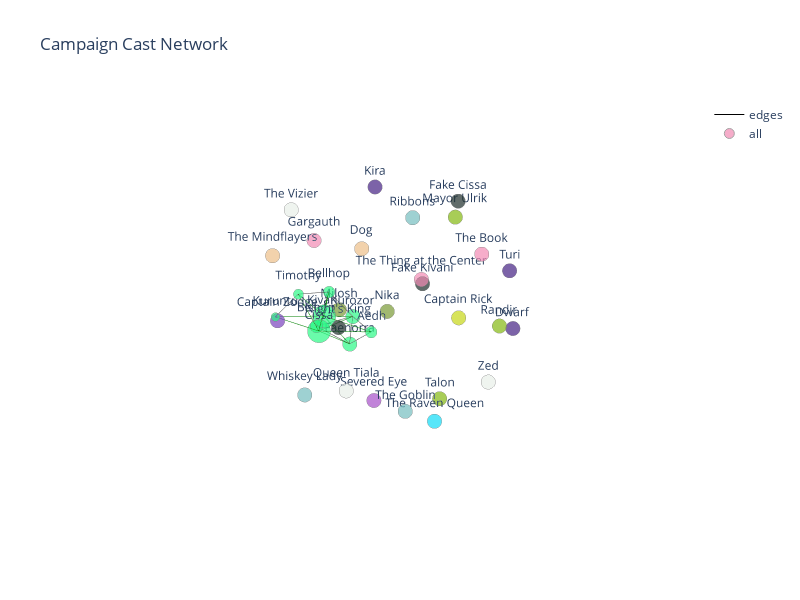

The notebook cell this image was saved under:
### Markdown cell above
### Configure layout and show plot

### Code cell
axis = dict(showbackground = False, 
            showline = False, 
            zeroline = False, 
            showgrid = False, 
            showticklabels = False, 
            showspikes = False,
            title = '')

layout = go.Layout(
    title = "Campaign Cast Network",
    plot_bgcolor='#696969',
    width = 800,
    height = 600,
    showlegend = True,
    scene = dict(
        xaxis = dict(axis),
        yaxis = dict(axis),
        zaxis = dict(axis)))

fig = go.Figure(data = [edge_trace, node_trace], 
                layout = layout)

fig.write_html("output/campaign-cast.html")                

iplot(fig, filename = 'campaign')

### Figure 1 — Plotly figure (JSON) as saved in the notebook; plotly's stock layout.template omitted (floating-point values rounded to 4 significant figures)
{"data": [{"hoverinfo": "text", "line": {"color": ["green", "green", "green", "green", "green", "green", "green", "green", "green", "green", "green", "green", "green", "green", "green", "green", "green", "green", "green", "green", "green", "green", "green", "green", "green", "green", "green", "green", "green", "green", "green", "green", "green", "green", "green", "green", "green", "green", "green", "green", "green", "green", "green", "green", "green"], "width": 1}, "mode": "lines", "name": "edges", "text": ["Friend", "Friend", "Friend", "Friend", "Friend", "Friend", "Friend", "Friend", "Friend", "Friend", "Friend", "Friend", "Friend", "Friend", "Friend", "Friend", "Friend", "Friend", "Friend", "Friend", "Friend", "Friend", "Friend", "Friend", "Friend", "Friend", "Friend", "Friend", "Friend", "Friend", "Friend", "Friend", "Friend", "Friend", "Friend", "Friend", "Friend", "Friend", "Friend", "Friend", "Friend", "Friend", "Friend", "Friend", "Friend"], "type": "scatter3d", "visible": true, "x": [0.3948, 0.2858, null, 0.3948, 0.6297, null, 0.3948, 0.4856, null, 0.3948, 0.2019, null, 0.3948, 0.256, null, 0.3948, 0.05732, null, 0.3948, 0.09122, null, 0.3948, 0.1424, null, 0.2858, 0.6297, null, 0.2858, 0.4856, null, 0.2858, 0.2019, null, 0.2858, 0.256, null, 0.2858, 0.05732, null, 0.2858, 0.09122, null, 0.2858, 0.1424, null, 0.6297, 0.4856, null, 0.4856, 0.2019, null, 0.2019, 0.256, null, 0.2019, 0.05732, null, 0.256, 0.1424, null, 0.256, 0.05732, null, 0.05732, 0.1424, null, 0.05732, 0.09122, null, 0.09122, 0.1424, null], "y": [-0.3246, -0.3837, null, -0.3246, -0.5744, null, -0.3246, -0.4201, null, -0.3246, -0.3969, null, -0.3246, -0.5497, null, -0.3246, -0.2799, null, -0.3246, -0.01439, null, -0.3246, -0.2404, null, -0.3837, -0.5744, null, -0.3837, -0.4201, null, -0.3837, -0.3969, null, -0.3837, -0.5497, null, -0.3837, -0.2799, null, -0.3837, -0.01439, null, -0.3837, -0.2404, null, -0.5744, -0.4201, null, -0.4201, -0.3969, null, -0.3969, -0.5497, null, -0.3969, -0.2799, null, -0.5497, -0.2404, null, -0.5497, -0.2799, null, -0.2799, -0.2404, null, -0.2799, -0.01439, null, -0.01439, -0.2404, null], "z": [-0.2086, -0.1412, null, -0.2086, -0.07173, null, -0.2086, 0.1547, null, -0.2086, 0.05483, null, -0.2086, -0.3523, null, -0.2086, -0.2105, null, -0.2086, -0.2157, null, -0.2086, -0.4432, null, -0.1412, -0.07173, null, -0.1412, 0.1547, null, -0.1412, 0.05483, null, -0.1412, -0.3523, null, -0.1412, -0.2105, null, -0.1412, -0.2157, null, -0.1412, -0.4432, null, -0.07173, 0.1547, null, 0.1547, 0.05483, null, 0.05483, -0.3523, null, 0.05483, -0.2105, null, -0.3523, -0.4432, null, -0.3523, -0.2105, null, -0.2105, -0.4432, null, -0.2105, -0.2157, null, -0.2157, -0.4432, null]}, {"customdata": [["a very evil book", "Unknown"], ["a tricky fellow", "Captain Rick"], ["superstar blind wizard", "Crew"], ["mellow yellow fellow", "Crew"], ["grumpy dwarf", "Crew"], ["doppelganger?", "Doppelgangers"], ["doppelganger?", "Doppelgangers"], [null, "Doppelgangers"], ["mercenary law enforcement", "Flaming Fist"], ["don't mess with him", "Hunters"], ["tinfoil conspiracy theorist", "Hunters"], ["aide to faenorra", "Last Port"], ["ambitiou king of the mayors", "Last Port"], ["a wise man", "Last Port"], ["adventuring bard", "Party"], ["magic initiate", "Party"], ["bored security", "Party"], ["rapier killer", "Party"], ["aspiring monster hunter", "Party"], ["playboy investigaror", "Party"], ["cleric on a mission", "Party"], ["paladin with a dark side", "Party"], ["princess with an attitude", "Party"], ["man? in need of a cure", "Severed Eyes"], ["barkeep and utter madman", "The Guild"], ["prettiest hag you've ever seen", "The Guild"], ["not a goblin", "The Guild"], ["brain eaters", "The Mindflayers"], ["such a cute \"dog\"", "The Mindflayers"], ["nevermore", "The Raven Queen"], ["it's hungry", "Unknown"], ["long suffering butler", "The Vizier"], ["he's in control", "The Vizier"], ["leader of the cannibal elves", "The Vizier"], ["Archdevil formerly trapped in a shielf. Former patron of Kivani", "Unknown"]], "hoverinfo": "text", "hovertemplate": "%{text}<br><i>%{customdata[0]}</i><br><b>Affiliation</b>: %{customdata[1]}<br>", "line": {"color": "rgb(125,125,125)", "width": 0.5}, "marker": {"color": ["#F289B3", "#C5D714", "#442082", "#442082", "#442082", "#1C2E2B", "#1C2E2B", "#1C2E2B", "#7942BD", "#789B34", "#789B34", "#82B70E", "#82B70E", "#82B70E", "#29F885", "#29F885", "#29F885", "#29F885", "#29F885", "#29F885", "#29F885", "#29F885", "#29F885", "#A54DCA", "#74BDC0", "#74BDC0", "#74BDC0", "#EDBF88", "#EDBF88", "#10DBF7", "#F289B3", "#E7EEE7", "#E7EEE7", "#E7EEE7", "#F289B3"], "size": [10, 10, 10, 10, 10, 10, 10, 10, 10, 10, 10, 10, 10, 10, 16, 16, 6, 7, 8, 9, 10, 8, 10, 10, 10, 10, 10, 10, 10, 10, 10, 10, 10, 10, 10], "symbol": "circle"}, "mode": "markers+text", "name": "all", "showlegend": true, "text": ["The Book", "Captain Rick", "Turi", "Kira", "Dwarf", "Fake Cissa", "Fake Kivani", "Night's King", "Captain Zodge", "Milosh", "Nika", "Talon", "Mayor Ulrik", "Randir", "Cissa", "Kivani", "Kuruntu", "Timothy", "Bellhop", "Bishop", "Kurozor", "Aedh", "Faenorra", "Severed Eye", "Ribbons", "Whiskey Lady", "The Goblin", "The Mindflayers", "Dog", "The Raven Queen", "The Thing at the Center", "Zed", "The Vizier", "Queen Tiala", "Gargauth"], "type": "scatter3d", "visible": true, "x": [-0.2525, -0.8507, -0.889, -0.4397, -0.774, -0.5333, 0.3544, 0.7792, 0.8385, -0.1439, -0.5878, -0.1502, -0.811, -0.1801, 0.3948, 0.2858, 0.6297, 0.4856, 0.2019, 0.256, 0.05732, 0.09122, 0.1424, 0.1653, -0.7525, 0.6945, 0.6072, 0.698, -0.4832, 0.2747, -0.923, -0.2524, 0.3313, 0.7817, -0.04642], "y": [0.7397, 0.1779, 0.6088, -0.5025, 0.7893, 0.2946, 0.7424, 0.4348, -0.1872, -0.7187, -0.5108, 0.561, 0.07277, 1, -0.3246, -0.3837, -0.5744, -0.4201, -0.3969, -0.5497, -0.2799, -0.01439, -0.2404, 0.07782, -0.3523, -0.1891, 0.859, -0.3607, -0.7455, 0.8508, -0.366, 0.9381, -0.6157, 0.4725, -0.887], "z": [0.678, -0.4567, 0.2233, 0.755, -0.2111, 0.8419, 0.713, 0.4427, 0.201, -0.4565, -0.5957, -0.7483, 0.5497, 0.2444, -0.2086, -0.1412, -0.07173, 0.1547, 0.05483, -0.3523, -0.2105, -0.2157, -0.4432, -0.8897, 0.4235, -0.6374, -0.1135, 0.6075, 0.06463, -0.4723, -0.3022, -0.3714, 0.7582, -0.07408, 0.2601]}], "layout": {"height": 600, "plot_bgcolor": "#696969", "scene": {"xaxis": {"showbackground": false, "showgrid": false, "showline": false, "showspikes": false, "showticklabels": false, "title": {"text": ""}, "zeroline": false}, "yaxis": {"showbackground": false, "showgrid": false, "showline": false, "showspikes": false, "showticklabels": false, "title": {"text": ""}, "zeroline": false}, "zaxis": {"showbackground": false, "showgrid": false, "showline": false, "showspikes": false, "showticklabels": false, "title": {"text": ""}, "zeroline": false}}, "showlegend": true, "title": {"text": "Campaign Cast Network"}, "width": 800}}
